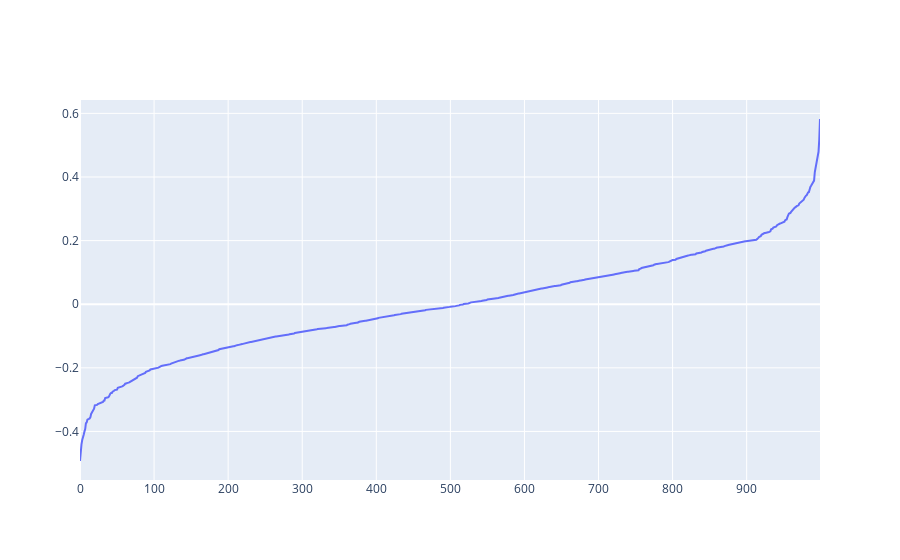
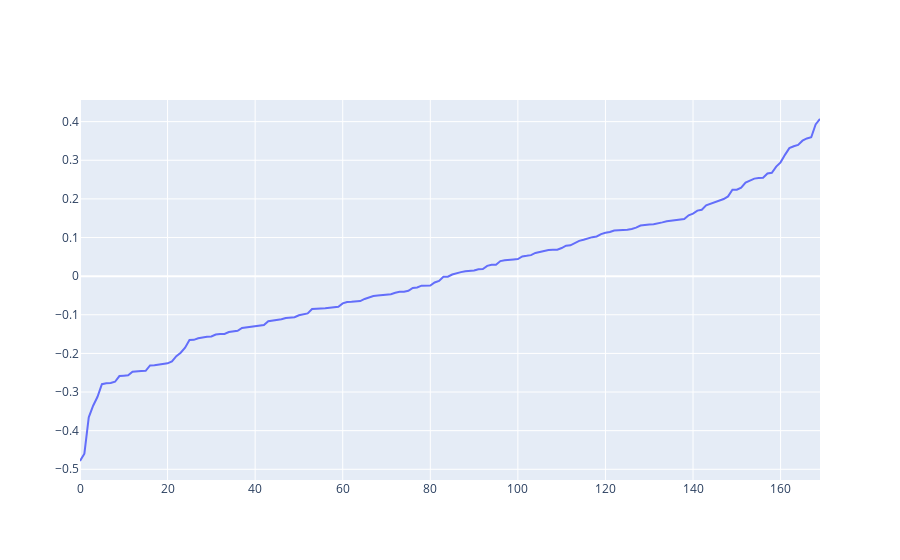
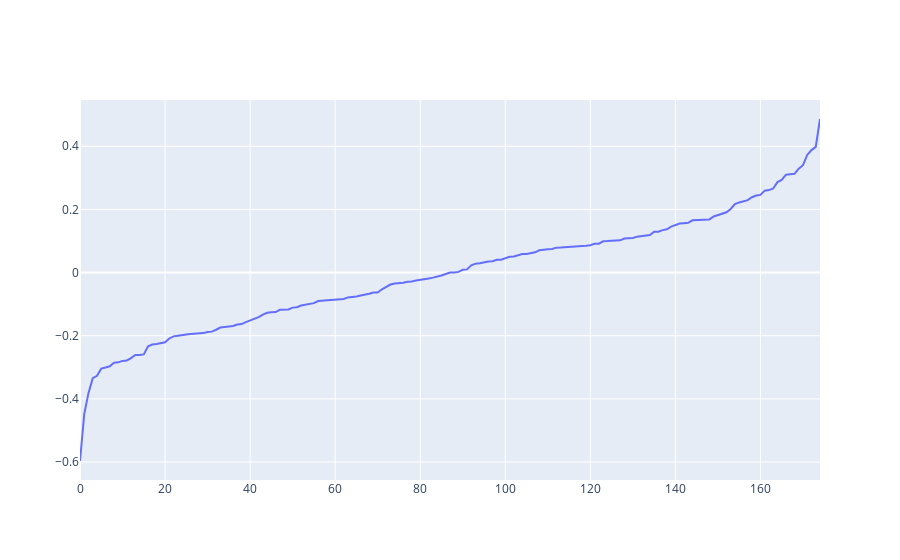
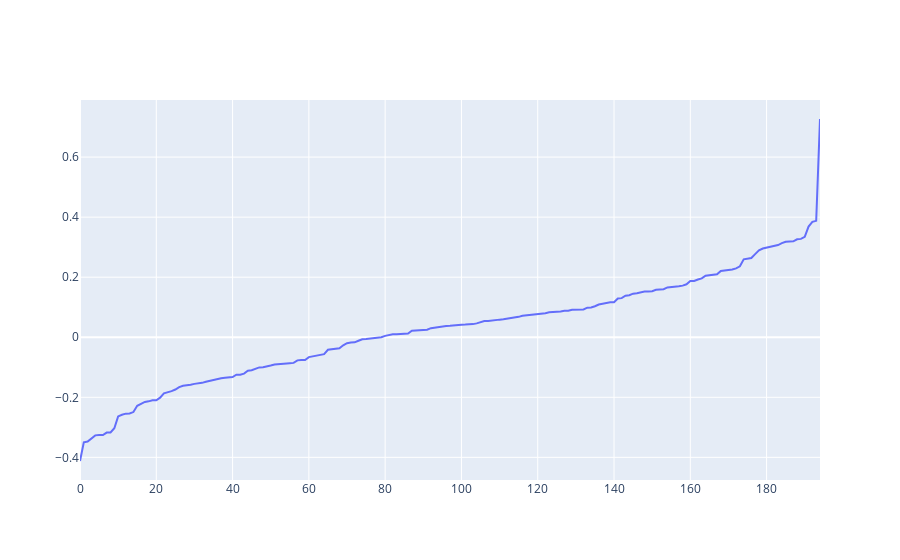

The notebook cell these images were saved under, in order:
### Code cell
# load all weights in this folder of .pt into an array then plot the weights
#pay attention that all the images of the weight tensor are padded with zero to the start of the tensor to match the size  of a perfect square
import torch
import plotly.express as px
import os
import math
import plotly.graph_objects as go

def plot_kernels_3d(tensors):
    for tensor in tensors:
        root = math.sqrt(tensor.shape[0])        
        if int(root) * int(root) == tensor.shape[0]:
            num_cols = int(root)
            num_rows = int(root)
            fig = go.Figure(data=go.Surface(z=tensor.reshape(num_rows, num_cols)))
            fig.update_traces(contours_z=dict(show=True, usecolormap=True,
                                 highlightcolor="limegreen", project_z=True))
            fig.show() 
        else:
            num_cols = int(root) + 1
            num_rows = int(root) + 1
            a = torch.zeros(num_rows * num_cols)
            print(a.shape)
            a[a.shape[0]-tensor.shape[0]:,] = tensor
            fig = go.Figure(data=go.Surface(z=a.reshape(num_rows, num_cols)))
            fig.update_traces(contours_z=dict(show=True, usecolormap=True,
                                 highlightcolor="limegreen", project_z=True))
            fig.show() 

def plot_kernels_2d(tensors):
    for tensor in tensors:
        root = math.sqrt(tensor.shape[0])        
        if int(root) * int(root) == tensor.shape[0]:
            num_cols = int(root)
            num_rows = int(root)
            fig = px.imshow(tensor.reshape(num_rows, num_cols))
            fig.show() 
        else:
            num_cols = int(root) + 1
            num_rows = int(root) + 1
            a = torch.zeros(num_rows * num_cols)
            print(a.shape)
            a[a.shape[0]-tensor.shape[0]:,] = tensor
            fig = px.imshow(a.reshape(num_rows, num_cols))
            fig.show() 
         
def plot_kernels_1d(tensors):
    for tensor in tensors:
        fig = go.Figure()
        print(tensor.size())
        fig.add_trace(go.Scatter(x=[i for i in range(0,int(tensor.size()[0]))], y=tensor ))
        fig.show()       

def plot_kernels_1d_sorted(tensors):
    for tensor in tensors:
        fig = go.Figure()
        print(tensor.size())
        fig.add_trace(go.Scatter(x=[i for i in range(0,int(tensor.size()[0]))], y=tensor.sort()[0] ))
        fig.show()    

def load_model(path):
    model = torch.load(path)
    return model

def get_weights(model):
    weights = model['V']
    return weights.t()[0].cpu()

def get_weights_from_folder(folder):
    weights = []
    for file in os.listdir(folder):
        if file.endswith(".pt") and not "id0" in file:
            model = load_model(folder+'/'+file)
            weights.append(get_weights(model))
    plot_kernels_1d_sorted(weights)

get_weights_from_folder('./model/lenet/mnist/')

### Figure 1 — Plotly figure (JSON) as saved in the notebook; plotly's stock layout.template omitted (floating-point values rounded to 4 significant figures; data arrays with more than 128 entries replaced by an {"elided": "..."} marker saying what was removed)
{"data": [{"type": "scatter", "x": {"elided": "1000 int values"}, "y": {"elided": "1000 float values"}}], "layout": {}}

### Figure 2 — Plotly figure (JSON) as saved in the notebook; plotly's stock layout.template omitted (floating-point values rounded to 4 significant figures; data arrays with more than 128 entries replaced by an {"elided": "..."} marker saying what was removed)
{"data": [{"type": "scatter", "x": {"elided": "170 int values"}, "y": {"elided": "170 float values"}}], "layout": {}}

### Figure 3 — Plotly figure (JSON) as saved in the notebook; plotly's stock layout.template omitted (floating-point values rounded to 4 significant figures; data arrays with more than 128 entries replaced by an {"elided": "..."} marker saying what was removed)
{"data": [{"type": "scatter", "x": {"elided": "175 int values"}, "y": {"elided": "175 float values"}}], "layout": {}}

### Figure 4 — Plotly figure (JSON) as saved in the notebook; plotly's stock layout.template omitted (floating-point values rounded to 4 significant figures; data arrays with more than 128 entries replaced by an {"elided": "..."} marker saying what was removed)
{"data": [{"type": "scatter", "x": {"elided": "195 int values"}, "y": {"elided": "195 float values"}}], "layout": {}}
